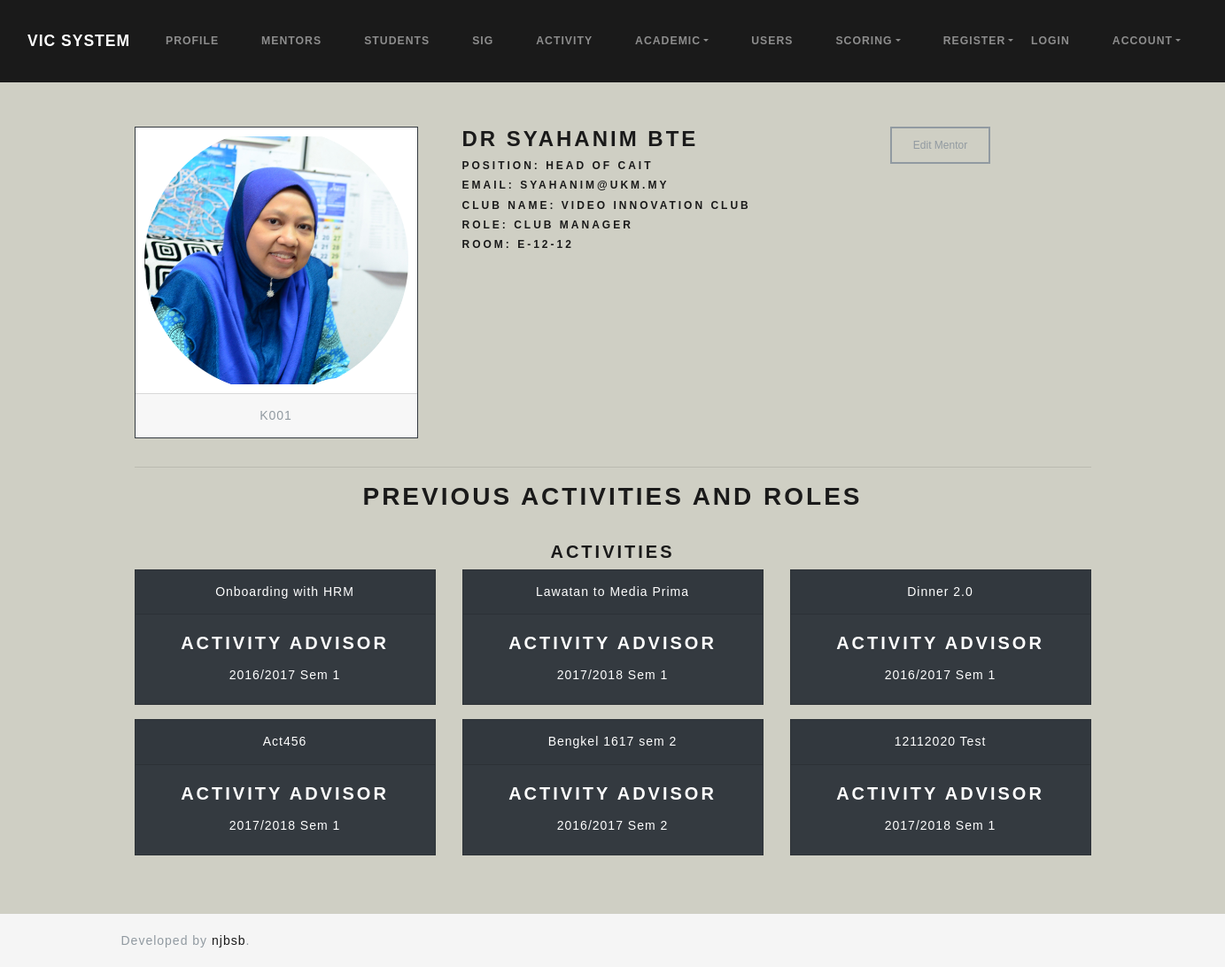
Page /mentor/K001 on the committed database.
### tables this page shows
CREATE TABLE `user` (
  `id` varchar(8) NOT NULL,
  `name` varchar(255) NOT NULL,
  `email` varchar(255) NOT NULL,
  `password` varchar(255) NOT NULL,
  `usertype_id` int(11) NOT NULL,
  `sig_id` int(11) DEFAULT NULL,
  `profile_image` varchar(255) NOT NULL,
  `created_at` timestamp NOT NULL DEFAULT current_timestamp(),
  `userstatus_id` int(11) DEFAULT 1,
  `dob` date DEFAULT NULL
);

CREATE TABLE `mentor` (
  `matric` varchar(8) NOT NULL,
  `position` varchar(60) NOT NULL,
  `roomnum` varchar(50) NOT NULL,
  `orgrole_id` int(11) DEFAULT NULL
);

CREATE TABLE `sig` (
  `id` int(2) NOT NULL,
  `code` varchar(6) NOT NULL,
  `signame` varchar(100) NOT NULL,
  `logo_path` varchar(255) NOT NULL DEFAULT 'default_logo.png',
  `description` text NOT NULL
);

CREATE TABLE `role` (
  `id` int(11) NOT NULL,
  `rolename` varchar(50) NOT NULL,
  `keyword` varchar(255) DEFAULT NULL
);

CREATE TABLE `activity` (
  `id` int(11) NOT NULL,
  `activity_name` varchar(255) NOT NULL,
  `activity_desc` text NOT NULL,
  `activitycategory_id` int(11) DEFAULT NULL,
  `acadsession_id` int(11) DEFAULT NULL,
  `sig_id` int(11) DEFAULT NULL,
  `advisor_matric` varchar(8) DEFAULT NULL,
  `datetime_start` datetime DEFAULT NULL,
  `datetime_end` datetime DEFAULT NULL,
  `venue` varchar(255) DEFAULT NULL,
  `theme` varchar(255) NOT NULL,
  `author_matric` varchar(8) DEFAULT NULL,
  `slug` varchar(255) NOT NULL,
  `photo_path` varchar(255) DEFAULT NULL,
  `paperwork_file` varchar(255) NOT NULL,
  `created_at` timestamp NOT NULL DEFAULT current_timestamp(),
  `updated_at` timestamp NOT NULL DEFAULT current_timestamp()
);

### application/controllers/Mentor.php (called while the page is built, shortened)
<?php
class Mentor extends CI_Controller
{
    public function view($mentor_id)
    {
        $data['mentor'] = $this->mentor_model->get_mentor($mentor_id);
        $data['activity_roles'] = $this->committee_model->get_mentor_activityroles($mentor_id);
        $this->load->view('templates/header');
        $this->load->view('mentor/view', $data);
        $this->load->view('templates/footer');
    }
}

### index.php (called while the page is built, shortened)
<?php
require_once BASEPATH.'core/CodeIgniter.php';

### application/models/Mentor_model.php (called while the page is built, shortened)
<?php
class Mentor_model extends CI_Model
{
    public function get_mentor($matric = FALSE)
    {
        $this->db->select('user.id, user.name, user.email, user.sig_id, user.profile_image, mtr.position, mtr.roomnum, mtr.orgrole_id, sig.code as sigcode, sig.signame, role.rolename')
            ->from('user as user')
            ->where(array('user.id' => $matric))
            ->join('mentor as mtr', 'mtr.matric = user.id', 'left')
            ->join('sig as sig', 'sig.id = user.sig_id', 'left')
            ->join('role as role', 'role.id = mtr.orgrole_id', 'left');
        $query = $this->db->get();
        return $query->row_array();
    }
}

### application/models/Committee_model.php (called while the page is built, shortened)
<?php
class Committee_model extends CI_Model
{
    public function get_mentor_activityroles($mentor_id)
    {
        $this->db->select("act.id, act.slug, act.activity_name, mtr.name,
        concat(acy.acadyear, ' Sem ', acs.semester_id) as academicsession")
            ->from('activity as act')
            ->where('act.advisor_matric', $mentor_id)
            ->join('user as mtr', 'mtr.id = act.advisor_matric')
            ->join('academicsession as acs', 'acs.id = act.acadsession_id')
            ->join('academicyear as acy', 'acy.id = acs.acadyear_id');
        $query = $this->db->get();
        return $query->result_array();
    }
}

### application/views/mentor/view.php (the view, shortened to what this page needs)
<div class="container-fluid text-center">
    <div class="row">
        <div class="col-lg-4">
            <div class="card border-dark mb-3" style="max-width: 20rem;">
                <?php if ($mentor['profile_image']) : ?>
                    <img style="max-height:300px; display: block; object-fit:cover; padding:10px;" src="<?= base_url('assets/images/profile/') . $mentor['profile_image'] ?>">
                <?php else : ?>
                    <img style="max-height:300px; display: block; object-fit:cover; padding:10px;" src="<?= base_url('assets/images/profile/') . 'default.jpg' ?>">
                <?php endif ?>
                <div class="card-footer text-muted">
                    <?= $mentor['id'] ?>
                </div>
            </div>
        </div>
        <div class="col-lg-4 text-left">
            <h3><b><?= $mentor['name'] ?></b></h3>
            <h6><b>Position: </b><?= $mentor['position'] ?></h6>
            <h6><b>Email:</b> <a href="mailto:<?= $mentor['email'] ?>"><?= $mentor['email'] ?></a></h6>
            <h6><b>Club name:</b> <?= $mentor['signame'] ?></h6>
            <h6><b>Role:</b> <?= $mentor['rolename'] ?></h6>
            <h6><b>Room:</b> <?= $mentor['roomnum'] ?></h6>
        </div>
        <div class="col-lg-4">
            <?= form_open('/mentor/edit/' . $mentor['id']) ?>
            <input type="submit" value="Edit Mentor" class="btn btn-outline-secondary">
            <?= form_close() ?>
        </div>
    </div>
    <hr>
    <h2>Previous Activities and Roles</h2> <br>
    <?php if ($activity_roles) : ?>
        <h4>Activities</h4>
        <div class="row justify-content-center">
            <?php foreach ($activity_roles as $actrole) : ?>
                <div class="col-md-4">
                    <div class="card text-white bg-dark mb-3">
                        <div class="card-header"><a class="text-white" href="<?= site_url('activity/' . $actrole['slug']) ?>"><?= $actrole['activity_name'] ?></a></div>
                        <div class="card-body">
                            <h4 class="card-title">Activity Advisor</h4>
                            <p class="card-text"><?= $actrole['academicsession'] ?></p>
                        </div>
                    </div>
                </div>
            <?php endforeach ?>
        </div>
    <?php else : ?>
        <p>No data of activity roles found</p>
    <?php endif ?>
</div>

### application/views/templates/header.php (style rules this page uses)
body { font: 14px Montserrat, sans-serif; line-height: 1.8; background-color: #cfcfc4; }
.btn { font: 12px Montserrat, sans-serif; text-transform: none; }
input { font: 14px Montserrat, sans-serif; }
.container-fluid { margin-top: 25px; margin-bottom: 25px; }

### rows in the picture
user: profile_image (picture), id "K001", name "DR SYAHANIM BTE", mentor.position "HEAD OF CAIT", email "SYAHANIM@UKM.MY", sig.signame "VIDEO INNOVATION CLUB", role.rolename "CLUB MANAGER", mentor.roomnum "E-12-12"
activity: activity_name "Onboarding with HRM", academicsession "2016/2017 Sem 1"
activity: activity_name "Lawatan to Media Prima", academicsession "2017/2018 Sem 1"
activity: activity_name "Dinner 2.0", academicsession "2016/2017 Sem 1"
activity: activity_name "Act456", academicsession "2017/2018 Sem 1"
activity: activity_name "Bengkel 1617 sem 2", academicsession "2016/2017 Sem 2"
activity: activity_name "12112020 Test", academicsession "2017/2018 Sem 1"
